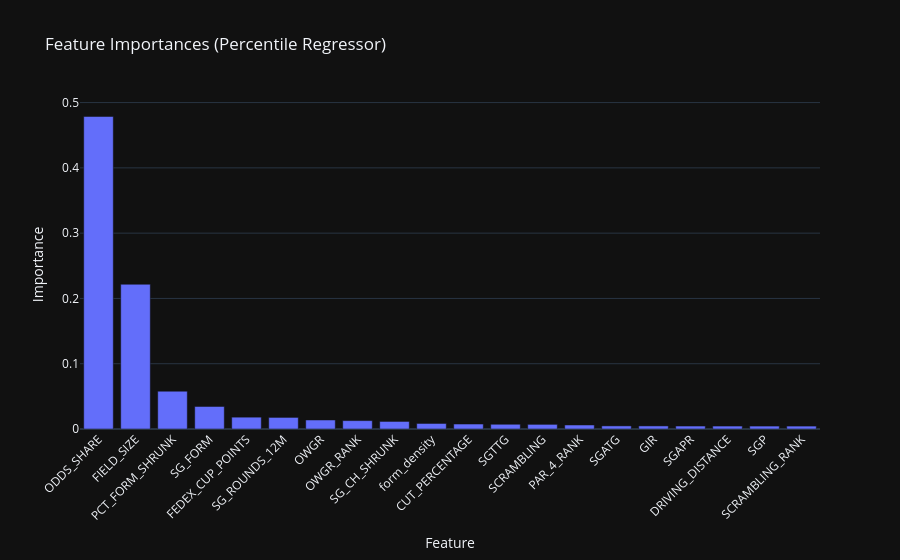

Notebook code cell kept with this figure:
### Code cell
import plotly.express as px

imp_df = importances.head(20).reset_index()
imp_df.columns = ["Feature", "Importance"]
fig = px.bar(imp_df, x="Feature", y="Importance",
             title="Feature Importances (Percentile Regressor)",
             template="plotly_dark")
fig.update_layout(xaxis_tickangle=-45)
fig.show()

### Figure 1 — Plotly figure (JSON) as saved in the notebook; plotly's stock layout.template omitted (floating-point values rounded to 4 significant figures)
{"data": [{"hovertemplate": "Feature=%{x}<br>Importance=%{y}<extra></extra>", "legendgroup": "", "marker": {"color": "#636efa", "pattern": {"shape": ""}}, "name": "", "orientation": "v", "showlegend": false, "textposition": "auto", "type": "bar", "x": ["ODDS_SHARE", "FIELD_SIZE", "PCT_FORM_SHRUNK", "SG_FORM", "FEDEX_CUP_POINTS", "SG_ROUNDS_12M", "OWGR", "OWGR_RANK", "SG_CH_SHRUNK", "form_density", "CUT_PERCENTAGE", "SGTTG", "SCRAMBLING", "PAR_4_RANK", "SGATG", "GIR", "SGAPR", "DRIVING_DISTANCE", "SGP", "SCRAMBLING_RANK"], "xaxis": "x", "y": [0.4788, 0.2217, 0.0579, 0.03452, 0.01813, 0.01774, 0.01382, 0.01285, 0.01158, 0.008479, 0.007611, 0.007245, 0.007112, 0.00613, 0.004749, 0.004701, 0.00454, 0.004499, 0.004481, 0.004471], "yaxis": "y"}], "layout": {"barmode": "relative", "legend": {"tracegroupgap": 0}, "title": {"text": "Feature Importances (Percentile Regressor)"}, "xaxis": {"anchor": "y", "domain": [0, 1], "tickangle": -45, "title": {"text": "Feature"}}, "yaxis": {"anchor": "x", "domain": [0, 1], "title": {"text": "Importance"}}}}
